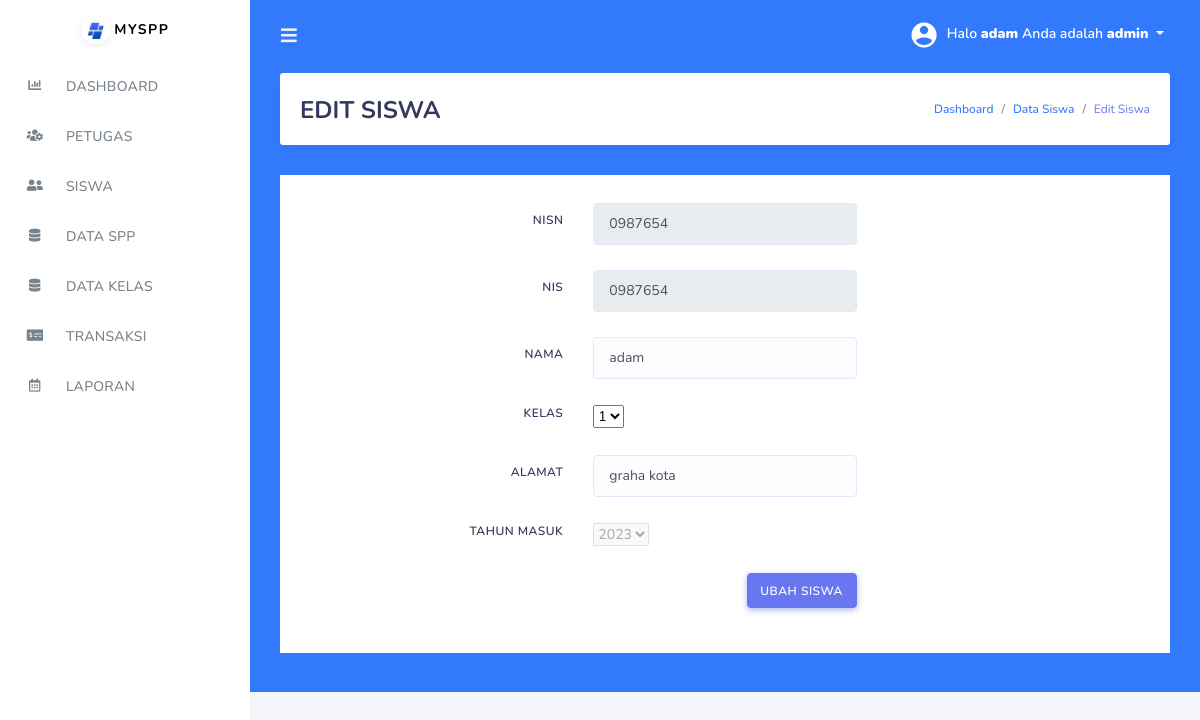
Screenshot of /edit_siswa.php?id=0987654 (signed in) with the database file from the repository.
### tables this page shows
CREATE TABLE `siswa` (
  `nisn` varchar(11) NOT NULL,
  `nis` varchar(11) NOT NULL,
  `nama` varchar(35) NOT NULL,
  `id_kelas` int(11) NOT NULL,
  `alamat` text NOT NULL,
  `id_spp` int(11) NOT NULL
);

### edit_siswa.php (the view, shortened to what this page needs)
<?php
include 'koneksi.php';
if (isset($_GET['id'])) {
  $id = ($_GET["id"]);
  $query = "SELECT * FROM siswa,kelas,spp where siswa.nisn='$id' AND siswa.id_kelas=kelas.id_kelas AND siswa.id_spp=spp.id_spp";
  $result = mysqli_query($koneksi, $query);
  $data = mysqli_fetch_assoc($result);
} else {
  echo "<script>alert('Masukkan data id.');window.location='siswa.php';</script>";
}
?>
<!DOCTYPE html>
<html>
<head>
</head>
<body>
  <?php
  include('tampilan/header.php');
  include('tampilan/sidebar.php');
  ?>
  <div class="main-content bg-primary">
    <section class="section">
      <div class="section-header">
        <h1>EDIT SISWA</h1>
        <div class="section-header-breadcrumb">
          <div class="breadcrumb-item active"><a href="#">Dashboard</a></div>
          <div class="breadcrumb-item"><a href="spp.php">Data Siswa</a></div>
          <div class="breadcrumb-item text-primary">Edit Siswa</div>
        </div>
      </div>
      <div class="card-body bg-white">
        <form class="wizard-content mt-2" method="post" action="proses_editsiswa.php">
          <div class="wizard-pane">
            <div class="form-group row align-items-center">
              <label class="col-md-4 text-md-right text-black">NISN</label>
              <div class="col-lg-4 col-md-6">
                <input name="nisn" class="form-control" value="<?php echo $data['nisn']; ?>" disabled="" />
              </div>
            </div>
            <div class="form-group row align-items-center">
              <label class="col-md-4 text-md-right text-black">NIS</label>
              <div class="col-lg-4 col-md-6">
                <input type="text" name="nis" class="form-control" value="<?php echo $data['nis']; ?>"
                  disabled="disabled" />
              </div>
            </div>
            <div class="form-group row align-items-center">
              <label class="col-md-4 text-md-right text-black">NAMA</label>
              <div class="col-lg-4 col-md-6">
                <input type="text" name="nama" class="form-control" value="<?php echo $data['nama']; ?>" required="" />
              </div>
            </div>
            <div class="form-group row align-items-center">
              <label class="col-md-4 text-md-right text-black" class="form-control">KELAS</label>
              <div class="col-lg-4 col-md-6">
                <select name="id_kelas">
                  <?php
                  $idbarangyangdipilih = $data['id_kelas'];
                  $query = "SELECT * FROM kelas ORDER BY nama_kelas ASC";
                  $result = mysqli_query($koneksi, $query);
                  while ($row = mysqli_fetch_assoc($result)) {
                    ?>
                    <option value="<?php echo $row['id_kelas']; ?>" <?php if ($row['id_kelas'] == "$idbarangyangdipilih") { ?>
                        selected="selected" <?php } ?>>
                      <?php echo $row['nama_kelas']; ?>
                    </option>
                    <?php
                  }
                  ?>
                </select>
              </div>
            </div>
            <div class="form-group row align-items-center">
              <label class="col-md-4 text-md-right text-black">ALAMAT</label>
              <div class="col-lg-4 col-md-6">
                <input type="text" name="alamat" class="form-control" value="<?php echo $data['alamat']; ?>"
                  required="" />
              </div>
            </div>
            <div class="form-group row align-items-center">
              <label class="col-md-4 text-md-right text-black">TAHUN MASUK</label>
              <div class="col-lg-4 col-md-6">
                <select name="tahun" disabled="">
                  <?php
                  $idbarangyangdipilih = $data['id_spp'];
                  $query = "SELECT * FROM spp ORDER BY tahun ASC";
                  $result = mysqli_query($koneksi, $query);
                  while ($row = mysqli_fetch_assoc($result)) {
                    ?>
                    <option value="<?php echo $row['id_spp']; ?>" <?php if ($row['id_spp'] == "$idbarangyangdipilih") { ?>
                        selected="selected" <?php } ?>>
                      <?php echo $row['tahun']; ?>
                    </option>
                    <?php
                  }
                  ?>
                </select>
              </div>
            </div>
            <div class="form-group row">
              <div class="col-md-4"></div>
              <div class="col-lg-4 col-md-6 text-right">
                <button type="submit" class="btn btn-icon icon-right btn-primary">UBAH SISWA<i class=""></i></button>
              </div>
            </div>
          </div>
        </form>
      </div>
  </div>
  </div>
  </div>

### rows the page displays
siswa: nisn "0987654", nis "0987654", nama "adam", alamat "graha kota"

### other values shown
$_SESSION['username'] "adam"
$_SESSION['level'] "admin"
form field id_kelas "1"
form field tahun "2023"
